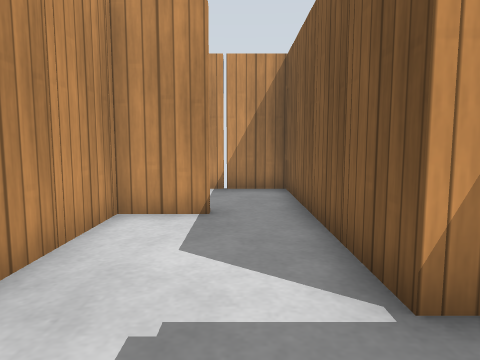
[1] (above)

24 first-person views from a walk through a world built for the Gazebo simulator. The camera is 0.68 m above the floor, tilts 6° down and sees 70° across. The floor is counted in squares, 0.5 m on a side. Each view is taken from the middle of a square. On the plan, view 1 faces up. The plan holds only what a view shows up to about 15 squares ahead; the rest is blank. Simple patterns stand in for the simulator's built-in surfaces.

[2]
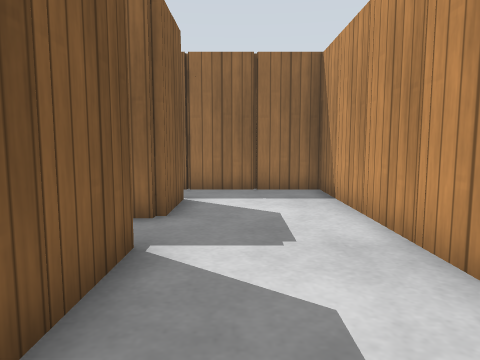

[3]
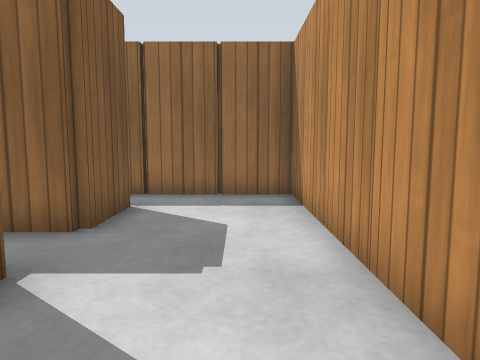

[4]
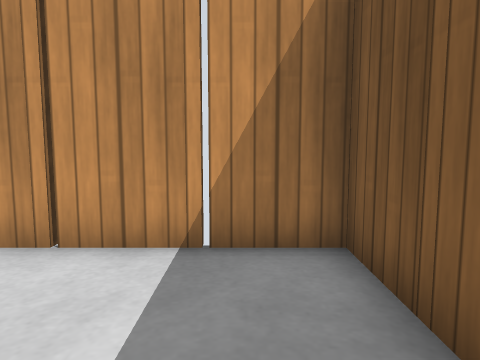

[5]
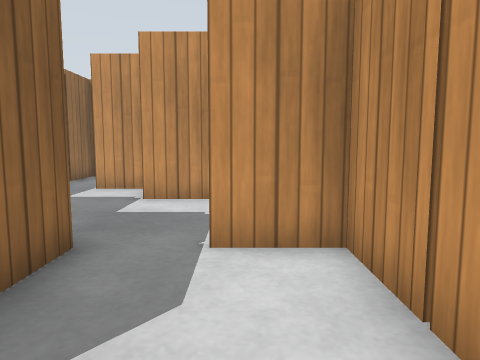

[6]
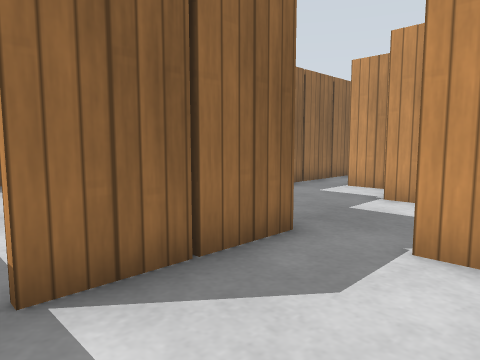

[7]
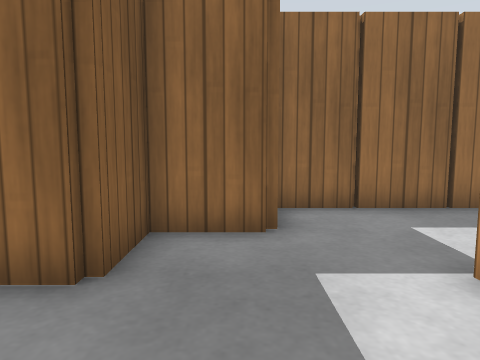

[8]
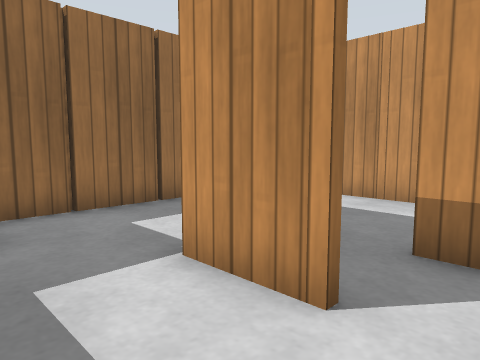

[9]
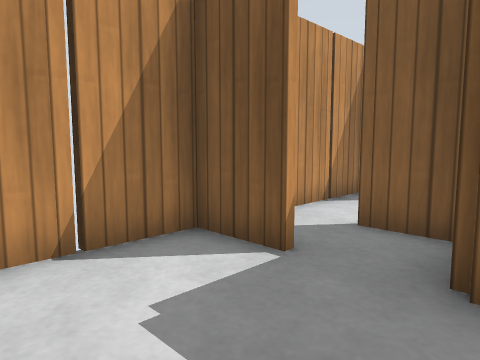

[10]
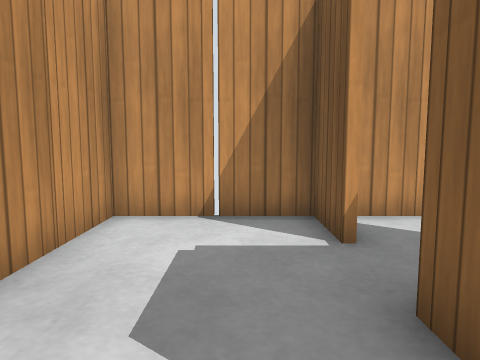

[11]
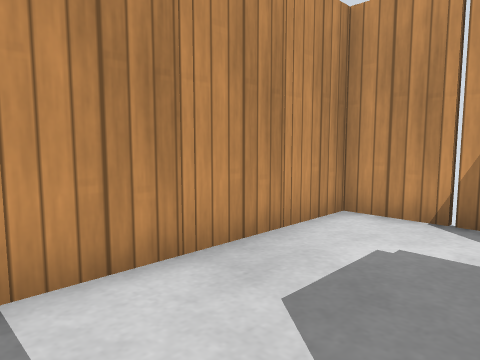

[12]
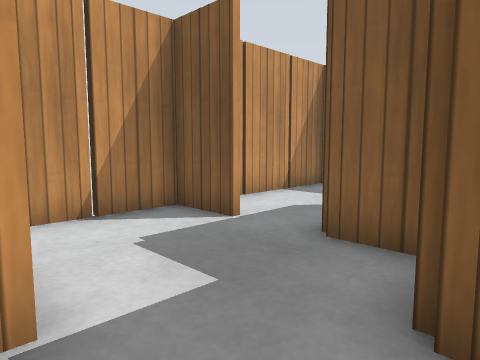

[13]
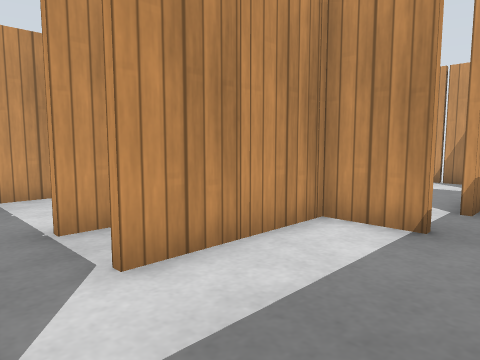

[14]
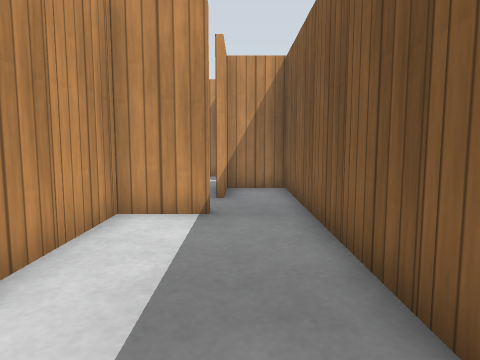

[15]
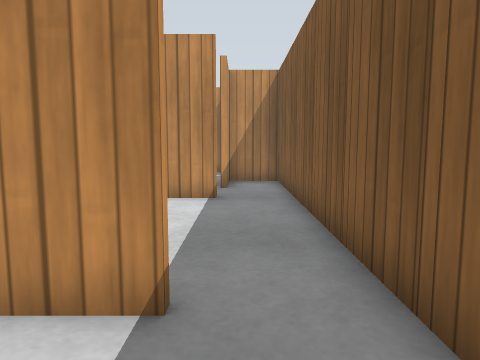

[16]
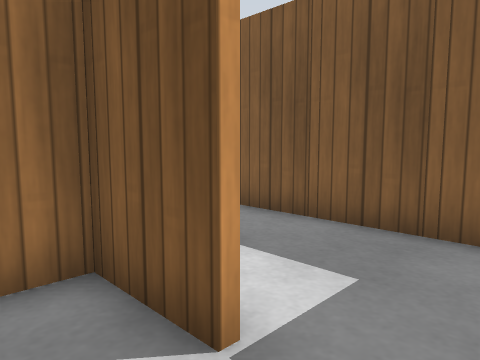

[17]
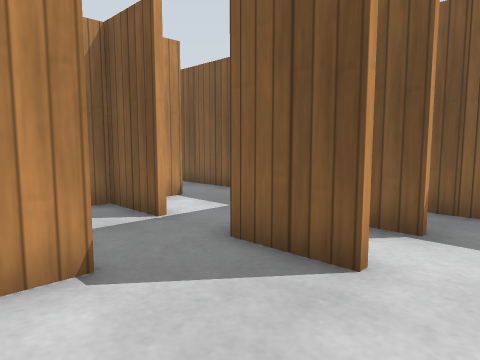

[18]
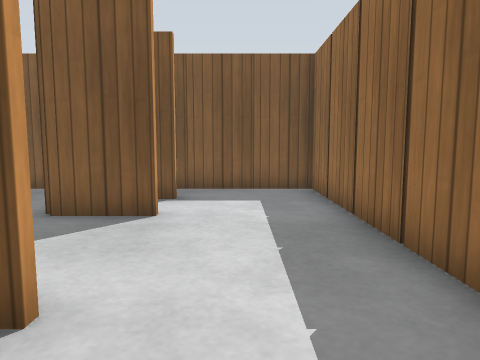

[19]
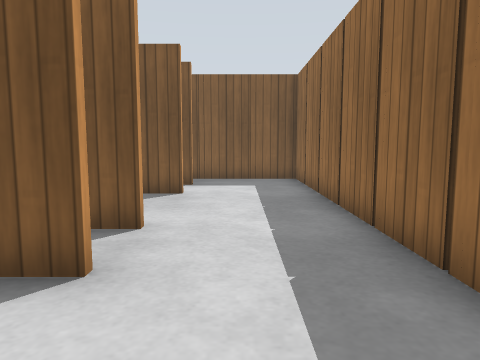

[20]
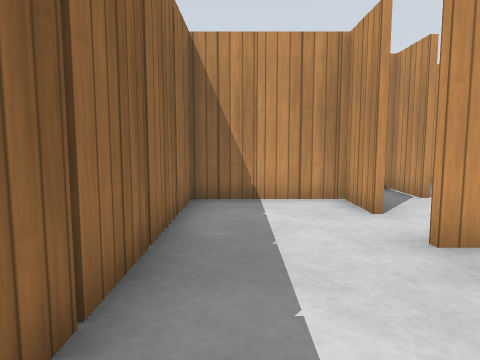

[21]
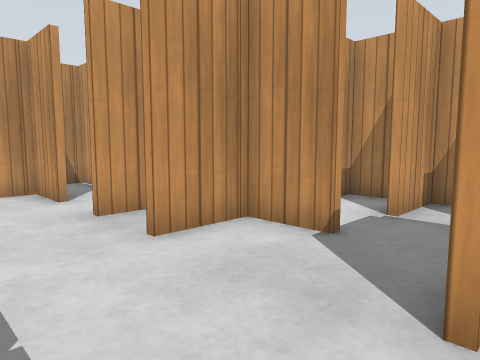

[22]
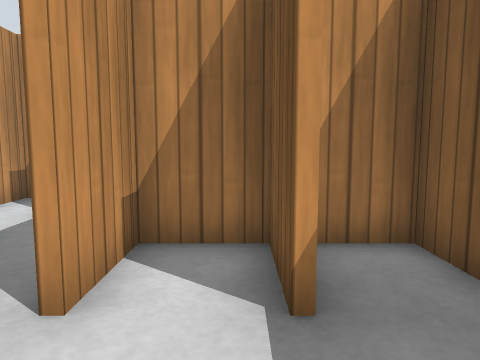

[23]
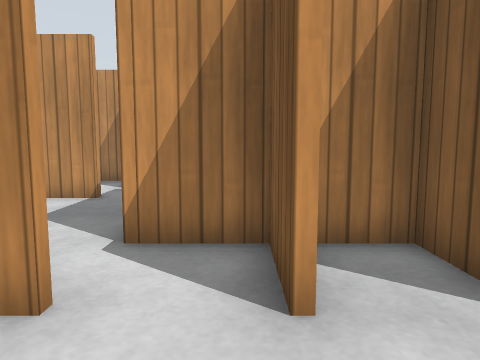

[24]
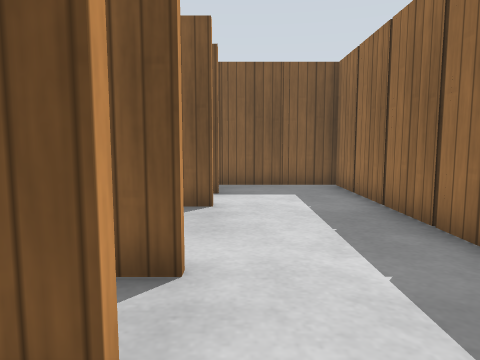

### Floor plan
Points are (right, up) in squares from view 1. A wall is a line through its corners. A room is listed if a view was taken in it or the views show most of it. See-through windows are left out.
Room 1 (views 1, 3)
walls: (1.5, 0.8) (2.8, 0.8); (2, 2.6) (1.4, 2.6) (1.4, 4.6); (-0.5, 6.6) (-2.4, 6.6) (-2.4, -3.2) (0.5, -3.2); (1.4, -1.5) (1.4, 0.5)
ways out: opening at (0.5, 5.5) to room 2; opening at (0, -2) to room 5
objects: wooden post (-8, 2); wooden post (-3, -1); wooden post (-3, 1); wooden post (-3, 3); wooden post (-3, 5); wooden post (-2, 6); wooden post (-1, -3); wooden post (1, 1)
Room 2 (views 2, 4, 5, 6)
walls: (1.4, 7.4) (1.4, 8.5); (1.4, 5.4) (1.4, 6.5); (1.4, 9.4) (1.4, 10.4) (-5.1, 10.4); (5, 10.4) (3.5, 10.4); (-4.5, 6.8) (-0.5, 6.8); (-4.4, 10.5) (-4.4, 8.5)
ways out: opening at (0.5, 5.5) to room 1; opening at (-5, 8) to room 3; opening at (5, 4) to room 8
objects: wooden post (-3, 7); wooden post (-3, 10); wooden post (-1, 10); wooden post (1, 4) to (2, 5); wooden post (1, 7); wooden post (1, 9); wooden post (3, 10)
Room 3 (views 7, 8, 11, 12)
walls: (-8.4, 8.5) (-8.4, 6.5); (-10.4, 6.1) (-10.4, 4.5); (-6.5, 4.8) (-4.6, 4.8) (-4.6, 6.5); (-4.6, 8.5) (-4.6, 10.5); (-5.1, 10.4) (-8.6, 10.4); (-11.5, 2.8) (-6.8, 2.8)
ways out: opening at (-5, 8) to room 2; opening at (-11, 4) to room 4; opening at (-9, 9.5) to room 9
objects: wooden post (-11, 3); wooden post (-9, 3); wooden post (-9, 8) to (-8, 9); wooden post (-7, 5); wooden post (-7, 10); wooden post (-5, 7)
Room 4 (views 9, 10)
walls: (-10.6, 5.9) (-10.6, 6.5); (-10.6, 8.5) (-10.6, 10.4) (-14.4, 10.4) (-14.4, 5.4); (-14.5, 2.8) (-11.5, 2.8)
ways out: opening at (-11, 4) to room 3; opening at (-11, 8) to room 9
objects: wooden post (-15, 5); wooden post (-15, 7); wooden post (-15, 9); wooden post (-13, 3); wooden post (-13, 10); wooden post (-11, 7)
Room 5 (view 13)
walls: (1.6, -0.5) (1.6, -1.5); (7.4, -3.5) (7.4, 2.4); (5.5, 2.6) (3.6, 2.6) (3.6, -1.5); (0.5, -3.2) (2, -3.2)
ways out: opening at (0, -2) to room 1; opening at (7, -3) to room 6; opening at (7, 3) to room 8
objects: wooden post (1, -3); wooden post (3, -3); wooden post (4, 0); wooden post (4, 2); wooden post (8, -2); wooden post (8, 0); wooden post (8, 2)
Room 6 (views 14, 15, 16)
walls: (3.4, -5.5) (3.4, -3.5); (5.5, -3.4) (4, -3.4); (7.4, -5.5) (7.4, -3.5); (1.6, -3.5) (1.6, -5.5)
ways out: opening at (7, -3) to room 5; opening at (2, -7) to room 7; opening at (1, -6)
objects: wooden post (2, -4); wooden post (3, -7); wooden post (4, -4); wooden post (5, -7); wooden post (8, -6); wooden post (8, -4)
Room 7 (views 17, 18, 19, 20, 21, 22, 23, 24)
walls: (-0.6, -9.5) (-0.6, -7.5); (3.4, -9.5) (3.4, -7.5); (1.5, -7.4) (-2.9, -7.4); (-0.4, -7.5) (-0.4, -9.5); (-2.4, -8.4) (-2.4, -9.5); (5.4, -9.5) (5.4, -7.5); (-4.5, -9.4) (-6.4, -9.4) (-6.4, -13.2) (7.4, -13.2) (7.4, -7.4) (3.6, -7.4) (3.6, -9.5)
ways out: opening at (2, -7) to room 6; opening at (-4, -9) to room 11
objects: wooden post (-7, -11); wooden post (-6, -10); wooden post (-5, -13); wooden post (-3, -13); wooden post (-2, -8); wooden post (-1, -13); wooden post (0, -8); wooden post (1, -13); wooden post (3, -13); wooden post (5, -13); wooden post (6, -8); wooden post (8, -12); wooden post (8, -10); wooden post (8, -8)
Room 8 (no view inside)
walls: (5.6, 6.2) (5.6, 4.5); (7.4, 2.4) (7.4, 6.6) (5.5, 6.6)
ways out: opening at (5, 4) to room 2; opening at (7, 3) to room 5
objects: wooden post (8, 4); other object (8, 6)
Room 9 (no view inside)
walls: (-10.4, 9.4) (-10.4, 8.5); (-8.6, 10.4) (-9.6, 10.4); (-8.6, 7.1) (-8.6, 8.5)
ways out: opening at (-9, 9.5) to room 3; opening at (-11, 8) to room 4
objects: wooden post (-9, 10)
Room 10 (no view inside)
walls: (-6.5, -7.4) (-8.4, -7.4) (-8.4, -8)
objects: wooden post (-8, -8)
Room 11 (no view inside)
walls: (-2.9, -7.4) (-4.6, -7.4); (-2.6, -9.5) (-2.6, -7.5)
ways out: opening at (-4, -9) to room 7; opening at (-5, -8)

Positions as (right, up) in squares from view 1, and headings:
1: (0, 0), facing up
2: (0, 7), facing down
3: (-1, 6), facing down
4: (0, 6), facing up
5: (0, 9), facing left
6: (0, 10), facing down-left
7: (-6, 10), facing down
8: (-6, 10), facing down-left
9: (-14, 6), facing up-right
10: (-12, 4), facing up
11: (-11, 4), facing up-left
12: (-9, 4), facing up-right
13: (7, -3), facing up-left
14: (6, -4), facing up
15: (6, -6), facing up
16: (2, -7), facing up-right
17: (0, -11), facing up-right
18: (-3, -11), facing right
19: (-6, -11), facing right
20: (2, -12), facing left
21: (4, -12), facing up-left
22: (5, -12), facing up
23: (-3, -12), facing up
24: (-4, -10), facing right
